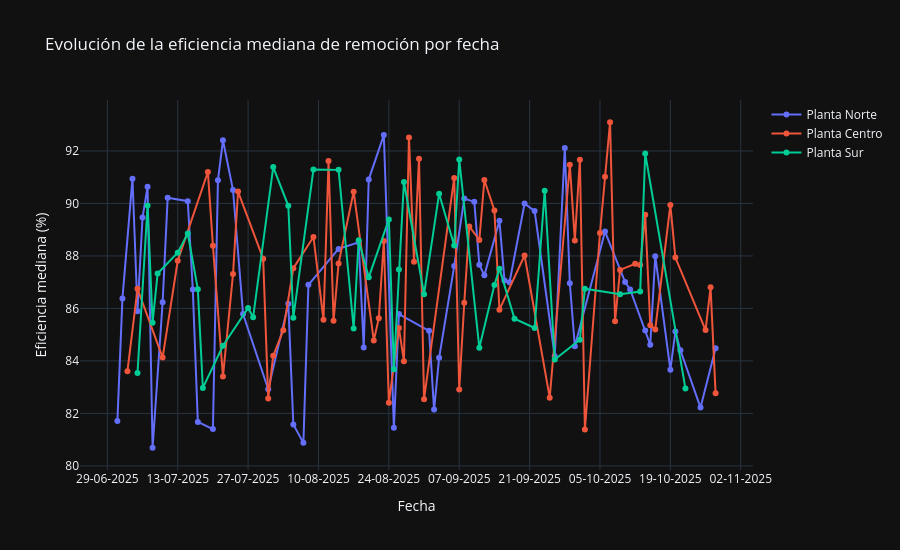

Source (notebook cell):
### Code cell
eficiencia_diaria = (
    df.groupby(
        ["fecha_registro", "planta"],
        as_index=False
    )
    .agg(
        eficiencia_mediana_pct=(
            "eficiencia_remocion_DBO_pct",
            "median"
        ),
        cantidad_registros=(
            "eficiencia_remocion_DBO_pct",
            "size"
        )
    )
)

fig_eficiencia_temporal = px.line(
    eficiencia_diaria,
    x="fecha_registro",
    y="eficiencia_mediana_pct",
    color="planta",
    markers=True,
    title="Evolución de la eficiencia mediana de remoción por fecha",
    labels={
        "fecha_registro": "Fecha",
        "eficiencia_mediana_pct": "Eficiencia mediana (%)",
        "planta": "Planta"
    },
    hover_data={
        "cantidad_registros": True
    },
    template="plotly_dark"
)

fig_eficiencia_temporal.update_layout(
    height=550,
    legend_title_text=""
)

fig_eficiencia_temporal.update_xaxes(
    tickformat="%d-%m-%Y"
)

fig_eficiencia_temporal.show()
